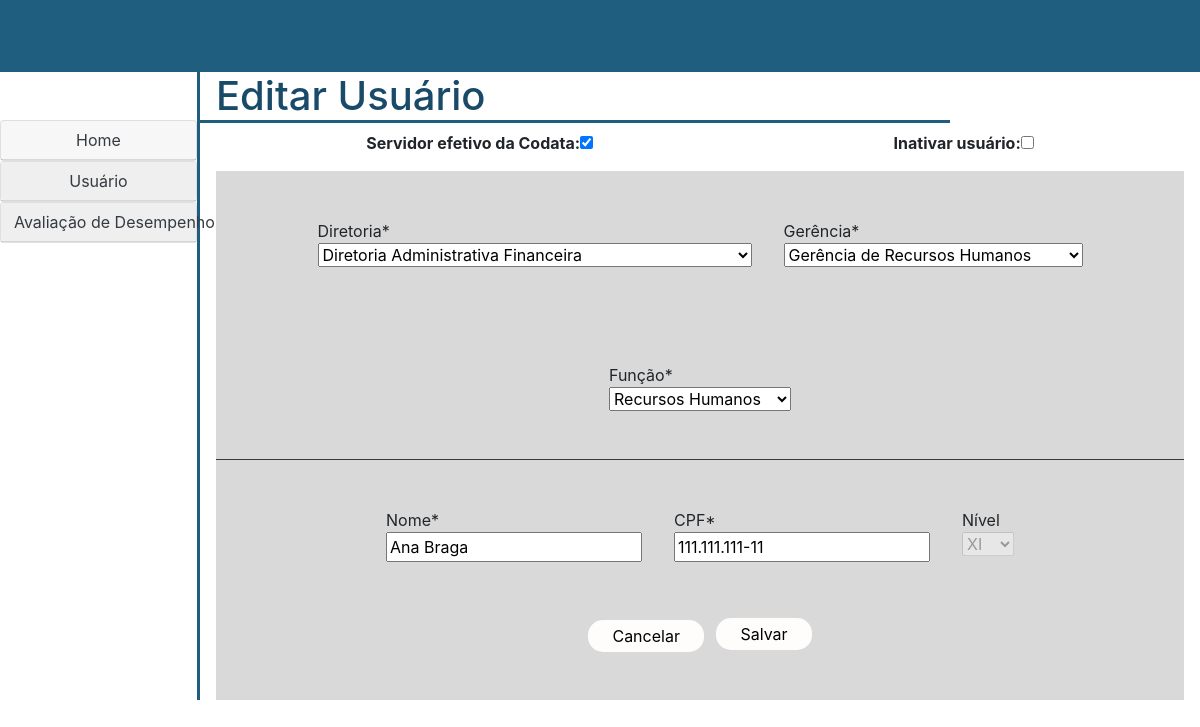
The app's page /recursos_humanos/editar_usuario/1 with its own data.
### recursos_humanos/models.py (models this page shows, shortened)
class Usuario(models.Model):
    FUNCAO = (
        ('presidente', "Presidente"),
        ('diretos', "Diretor"),
        ('gerente', "Gerente"),
        ('chefe', "Chefe"),
        ('colaborador', "Colaborador"),
        ('cedido', "Cedido a outro orgão"),
        ('recursos_humanos', "Recursos Humanos"),
    )
    CLASSE = (
        ('classe1', "Classe 1"),
        ('classe2', "Classe 2"),
        ('classe3', "Classe 3"),
    )
    NIVEL = (
        ('', '----'),
        ('i', "I"),
        ('ii', "II"),
        ('iii', "III"),
        ('iv', "IV"),
        ('v', "V"),
        ('vi', "VI"),
        ('vii', "VII"),
        ('viii', "VIII"),
        ('ix', "IX"),
        ('x', "X"),
        ('xi', "XI"),
        ('xii', "XII"),
    )
    nome = models.CharField(max_length=100, blank=False, null=False)
    senha = models.CharField(max_length=20, blank=False, null=False)
    email = models.EmailField(blank=False, null=False)
    cpf = models.CharField(max_length=14, blank=False, null=False)
    data_criacao_usuario = models.DateField(default=datetime.now, blank=False, null=False)
    data_atualizacao_usuario = models.DateField(blank=True, null=True)
    data_exclusao_usuario = models.DateField(blank=True, null=True)
    ultima_avaliacao = models.DateField(blank=True, null=True)
    setor = models.CharField(max_length=50)
    cargo = models.CharField(max_length=50)
    funcao = models.CharField(max_length=20, choices=FUNCAO)
    classe = models.CharField(max_length=20, choices=CLASSE)
    nivel = models.CharField(max_length=5, choices=NIVEL)
    gerencia = models.ForeignKey('Gerencia', on_delete=models.CASCADE)
    diretoria = models.ForeignKey('Diretoria', on_delete=models.CASCADE)
    efetivo = models.BooleanField(default=False)
    inativo = models.BooleanField(default=False)
    meritos = models.ManyToManyField(FatorDesempenhoMerito, blank=True)
    demeritos = models.ManyToManyField(FatorDesempenhoDemerito, blank=True)
    avaliacoes = models.ManyToManyField(AvaliacaoDesempenho, blank=True)
    class Meta:
        verbose_name = "Usuário"

class Diretoria(models.Model):
    diretoria = models.CharField(max_length=100, blank=False, null=False)
    sigla = models.CharField(max_length=10, blank=False, null=False)
    def __str__(self) -> str:
        return self.diretoria

class Gerencia(models.Model):
    gerencia = models.CharField(max_length=100, blank=False, null=False)
    diretoria = models.ForeignKey(Diretoria, on_delete=models.CASCADE)
    class Meta:
        verbose_name = "Gerência"
    def __str__(self) -> str:
        return self.gerencia

### recursos_humanos/views.py (the view)
# urls.py: path('editar_usuario/<int:id>', views.editar_usuario, name='editar_usuario'),
def editar_usuario(request, id=None):
    instance = get_object_or_404(Usuario, id=id)
    form = EditarUsuarioForm(request.POST or None, instance=instance)
    if form.is_valid():
        instance = form.save(commit=False)
        instance.save()
        return redirect("listar_usuarios")
    return render(request, "recursos_humanos/editar_usuario.html", {"instance": instance, "form": form})

### recursos_humanos/forms.py
class EditarUsuarioForm(forms.ModelForm):
    def __init__(self, *args, **kwargs):
        super().__init__(*args, **kwargs)
        self.fields['gerencia'].queryset = Gerencia.objects.none()
        if 'diretoria' in self.data:
            try:
                id_diretoria = int(self.data.get('diretoria'))
                self.fields['gerencia'].queryset = Gerencia.objects.filter(diretoria_id=id_diretoria).order_by('gerencia')
            except (ValueError, TypeError):
                pass  # invalid input from the client; ignore and fallback to empty Gerencia queryset
        elif self.instance.pk:
            self.fields['gerencia'].queryset = self.instance.diretoria.gerencia_set.order_by('gerencia')
    class Meta:
        model = Usuario
        fields = ['efetivo', 'inativo', 'diretoria', 'gerencia', 'funcao', 'nome', 'cpf', 'nivel']

### templates/recursos_humanos/editar_usuario.html (shortened to what this page needs)
{% extends './home.html' %}
{% block 'conteudo' %}
<div class="col m-0 p-0">
    <h1 class="border-bottom-blue pl-3 w-75">Editar Usuário</h1>
    <form action="" method="post" class="">
        <div class="row d-flex justify-content-around mx-3 my-2">
            <div class="row m-0 fieldWrapper">
                <label class="mb-0 font-weight-bold" for="{{ form.efetivo.efetivo }}">Servidor efetivo da
                    Codata:</label>
                <div>{{ form.efetivo }}</div>
            </div>
            <div class="row m-0 fieldWrapper">
                <label class="mb-0 font-weight-bold" for="{{ form.inativo.inativo }}">Inativar usuário:</label>
                <div>{{ form.inativo }}</div>
            </div>
        </div>
        <div class="d-flex flex-column align-items-center mt-3 mx-3" style="background-color: #D9D9D9;">
            <div class="row justify-content-center m-0">
                <div class="mx-3 my-5 fieldWrapper">
                    <label class="mb-0" for="{{ form.diretoria.diretoria }}">Diretoria*</label>
                    <div>{{ form.diretoria }}</div>
                </div>
                <div class="mx-3 my-5 fieldWrapper">
                    <label class="mb-0" for="{{ form.gerencia.gerencia }}">Gerência*</label>
                    <div>{{ form.gerencia }}</div>
                </div>
                <div class="mx-3 my-5 fieldWrapper">
                    <label class="mb-0" for="{{ form.funcao.funcao }}">Função*</label>
                    <div>{{ form.funcao }}</div>
                </div>
            </div>
            <div class="border-bottom border-dark w-100"></div>
            <div class="row justify-content-center m-0">
                <div class="mx-3 my-5 fieldWrapper">
                    <label class="mb-0" for="{{ form.nome.nome }}">Nome*</label>
                    <div>{{ form.nome }}</div>
                </div>
                <div class="mx-3 my-5 fieldWrapper">
                    <label class="mb-0" for="{{ form.cpf.cpf }}">CPF*</label>
                    <div>{{ form.cpf }}</div>
                </div>
                <div class="mx-3 my-5 fieldWrapper">
                    <label class="mb-0" for="{{ form.nivel.nivel }}">Nível</label>
                    <div>{{ form.nivel }}</div>
                </div>
            </div>
            <div class="mt-2 mb-5">
                <a href="{% url 'listar_usuarios' %}" class="btn border-0 px-4 py-1"
                    style="background-color: #FFFCFC; border-radius: 15px; color: black;" id="botao-editar">Cancelar</a>
                <input class="border-0 px-4 py-1 ml-2" style="background-color: #FFFCFC; border-radius: 15px;" type="submit"
                    value="Salvar">
            </div>
        </div>
    </form>
</div>
{% endblock %}

### locallibrary/static/avaliacao360/style.css (style rules this page uses)
:root { --dark_cerulean: #194b69; --blue_sapphire: #205e7f; --teal_blue: #3d7084; --steel_teal: #568194; --pastel_blue: #a5c0cc; }
h1 { color: var(--dark_cerulean); }
.border-bottom-blue { border-bottom-style: solid; border-bottom-color: var(--blue_sapphire); }

### records on screen
Usuario: efetivo "☑", funcao "Recursos Humanos", nome "Ana Braga", cpf "111.111.111-11", nivel "XI"
Diretoria: diretoria "Diretoria Administrativa Financeira"
Gerencia: gerencia "Gerência de Recursos Humanos"
